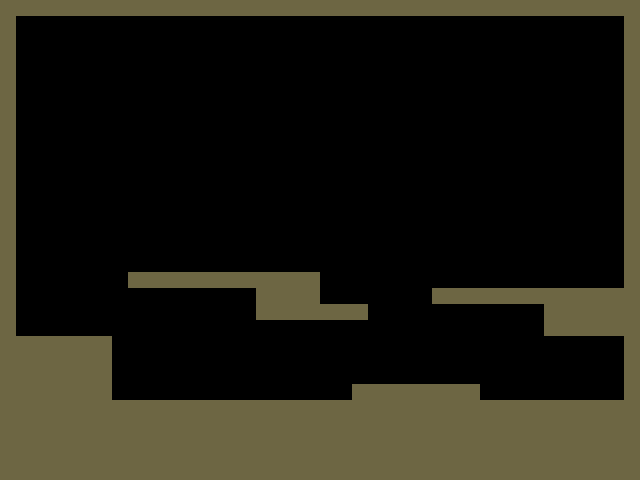

This game map was drawn from its Tiled (.tmx) file and the tilesets committed beside it. A one-line description and the full map source follow:
An orthogonal 40x30 tile map with 16x16 px tiles, 2 tile layers (lava, main) and 4 objects (spawn, enemyspawn).

<map version="1.5" tiledversion="1.7.2" orientation="orthogonal" renderorder="right-down" width="40" height="30" tilewidth="16" tileheight="16" infinite="0" nextlayerid="6" nextobjectid="28">
 <tileset firstgid="1" name="tileset" tilewidth="16" tileheight="16" tilecount="6" columns="2">
  <image source="tileset.png" width="32" height="48" />
  <tile id="0">
   <objectgroup draworder="index">
    <object id="1" x="0" y="0" width="16" height="16" />
   </objectgroup>
  </tile>
  <tile id="2">
   <properties>
    <property name="nez:isOneWayPlatform" type="bool" value="true" />
   </properties>
   <objectgroup draworder="index">
    <object id="1" x="0" y="0">
     <polygon points="0,0 0,16 16,16" />
    </object>
   </objectgroup>
  </tile>
  <tile id="3">
   <properties>
    <property name="nez:isSlope" type="bool" value="true" />
    <property name="nez:slopeTopLeft" type="int" value="0" />
    <property name="nez:slopeTopRight" type="int" value="15" />
   </properties>
  </tile>
 </tileset>
 <layer id="5" name="lava" width="40" height="30">
  <data encoding="csv">
0,0,0,0,0,0,0,0,0,0,0,0,0,0,0,0,0,0,0,0,0,0,0,0,0,0,0,0,0,0,0,0,0,0,0,0,0,0,0,0,
0,0,0,0,0,0,0,0,0,0,0,0,0,0,0,0,0,0,0,0,0,0,0,0,0,0,0,0,0,0,0,0,0,0,0,0,0,0,0,0,
0,0,0,0,0,0,0,0,0,0,0,0,0,0,0,0,0,0,0,0,0,0,0,0,0,0,0,0,0,0,0,0,0,0,0,0,0,0,0,0,
0,0,0,0,0,0,0,0,0,0,0,0,0,0,0,0,0,0,0,0,0,0,0,0,0,0,0,0,0,0,0,0,0,0,0,0,0,0,0,0,
0,0,0,0,0,0,0,0,0,0,0,0,0,0,0,0,0,0,0,0,0,0,0,0,0,0,0,0,0,0,0,0,0,0,0,0,0,0,0,0,
0,0,0,0,0,0,0,0,0,0,0,0,0,0,0,0,0,0,0,0,0,0,0,0,0,0,0,0,0,0,0,0,0,0,0,0,0,0,0,0,
0,0,0,0,0,0,0,0,0,0,0,0,0,0,0,0,0,0,0,0,0,0,0,0,0,0,0,0,0,0,0,0,0,0,0,0,0,0,0,0,
0,0,0,0,0,0,0,0,0,0,0,0,0,0,0,0,0,0,0,0,0,0,0,0,0,0,0,0,0,0,0,0,0,0,0,0,0,0,0,0,
0,0,0,0,0,0,0,0,0,0,0,0,0,0,0,0,0,0,0,0,0,0,0,0,0,0,0,0,0,0,0,0,0,0,0,0,0,0,0,0,
0,0,0,0,0,0,0,0,0,0,0,0,0,0,0,0,0,0,0,0,0,0,0,0,0,0,0,0,0,0,0,0,0,0,0,0,0,0,0,0,
0,0,0,0,0,0,0,0,0,0,0,0,0,0,0,0,0,0,0,0,0,0,0,0,0,0,0,0,0,0,0,0,0,0,0,0,0,0,0,0,
0,0,0,0,0,0,0,0,0,0,0,0,0,0,0,0,0,0,0,0,0,0,0,0,0,0,0,0,0,0,0,0,0,0,0,0,0,0,0,0,
0,0,0,0,0,0,0,0,0,0,0,0,0,0,0,0,0,0,0,0,0,0,0,0,0,0,0,0,0,0,0,0,0,0,0,0,0,0,0,0,
0,0,0,0,0,0,0,0,0,0,0,0,0,0,0,0,0,0,0,0,0,0,0,0,0,0,0,0,0,0,0,0,0,0,0,0,0,0,0,0,
0,0,0,0,0,0,0,0,0,0,0,0,0,0,0,0,0,0,0,0,0,0,0,0,0,0,0,0,0,0,0,0,0,0,0,0,0,0,0,0,
0,0,0,0,0,0,0,0,0,0,0,0,0,0,0,0,0,0,0,0,0,0,0,0,0,0,0,0,0,0,0,0,0,0,0,0,0,0,0,0,
0,0,0,0,0,0,0,0,0,0,0,0,0,0,0,0,0,0,0,0,0,0,0,0,0,0,0,0,0,0,0,0,0,0,0,0,0,0,0,0,
0,0,0,0,0,0,0,0,0,0,0,0,0,0,0,0,0,0,0,0,0,0,0,0,0,0,0,0,0,0,0,0,0,0,0,0,0,0,0,0,
0,0,0,0,0,0,0,0,0,0,0,0,0,0,0,0,0,0,0,0,0,0,0,0,0,0,0,0,0,0,0,0,0,0,0,0,0,0,0,0,
0,0,0,0,0,0,0,0,0,0,0,0,0,0,0,0,0,0,0,0,0,0,0,0,0,0,0,0,0,0,0,0,0,0,0,0,0,0,0,0,
0,0,0,0,0,0,0,0,0,0,0,0,0,0,0,0,0,0,0,0,0,0,0,0,0,0,0,0,0,0,0,0,0,0,0,0,0,0,0,0,
0,0,0,0,0,0,0,0,0,0,0,0,0,0,0,0,0,0,0,0,0,0,0,0,0,0,0,0,0,0,0,0,0,0,0,0,0,0,0,0,
0,0,0,0,0,0,0,0,0,0,0,0,0,0,0,0,0,0,0,0,0,0,0,0,0,0,0,0,0,0,0,0,0,0,0,0,0,0,0,0,
0,0,0,0,0,0,0,0,0,0,0,0,0,0,0,0,0,0,0,0,0,0,0,0,0,0,0,0,0,0,0,0,0,0,0,0,0,0,0,0,
0,0,0,0,0,0,0,0,0,0,0,0,0,0,0,0,0,0,0,0,0,0,0,0,0,0,0,0,0,0,0,0,0,0,0,0,0,0,0,0,
0,0,0,0,0,0,0,5,5,5,5,5,5,5,5,5,5,5,5,5,5,5,0,0,0,0,0,0,0,0,5,5,5,5,5,5,5,5,5,0,
0,0,0,0,0,0,0,0,5,5,5,5,5,5,5,5,5,5,5,5,5,0,0,0,0,0,0,0,0,0,5,5,5,5,5,5,5,5,5,0,
0,0,0,0,0,0,0,0,0,5,5,5,5,5,5,5,5,5,5,5,0,0,0,0,0,0,0,0,0,0,5,5,5,5,5,5,5,5,5,0,
0,0,0,0,0,0,0,0,0,0,5,5,5,5,5,5,5,5,5,0,0,0,0,0,0,0,0,0,0,0,5,5,5,5,5,5,5,5,5,0,
0,0,0,0,0,0,0,0,0,0,0,0,0,0,0,0,0,0,0,0,0,0,0,0,0,0,0,0,0,0,0,0,0,0,0,0,0,0,0,0
</data>
 </layer>
 <layer id="1" name="main" width="40" height="30">
  <data encoding="csv">
1,1,1,1,1,1,1,1,1,1,1,1,1,1,1,1,1,1,1,1,1,1,1,1,1,1,1,1,1,1,1,1,1,1,1,1,1,1,1,1,
1,0,0,0,0,0,0,0,0,0,0,0,0,0,0,0,0,0,0,0,0,0,0,0,0,0,0,0,0,0,0,0,0,0,0,0,0,0,0,1,
1,0,0,0,0,0,0,0,0,0,0,0,0,0,0,0,0,0,0,0,0,0,0,0,0,0,0,0,0,0,0,0,0,0,0,0,0,0,0,1,
1,0,0,0,0,0,0,0,0,0,0,0,0,0,0,0,0,0,0,0,0,0,0,0,0,0,0,0,0,0,0,0,0,0,0,0,0,0,0,1,
1,0,0,0,0,0,0,0,0,0,0,0,0,0,0,0,0,0,0,0,0,0,0,0,0,0,0,0,0,0,0,0,0,0,0,0,0,0,0,1,
1,0,0,0,0,0,0,0,0,0,0,0,0,0,0,0,0,0,0,0,0,0,0,0,0,0,0,0,0,0,0,0,0,0,0,0,0,0,0,1,
1,0,0,0,0,0,0,0,0,0,0,0,0,0,0,0,0,0,0,0,0,0,0,0,0,0,0,0,0,0,0,0,0,0,0,0,0,0,0,1,
1,0,0,0,0,0,0,0,0,0,0,0,0,0,0,0,0,0,0,0,0,0,0,0,0,0,0,0,0,0,0,0,0,0,0,0,0,0,0,1,
1,0,0,0,0,0,0,0,0,0,0,0,0,0,0,0,0,0,0,0,0,0,0,0,0,0,0,0,0,0,0,0,0,0,0,0,0,0,0,1,
1,0,0,0,0,0,0,0,0,0,0,0,0,0,0,0,0,0,0,0,0,0,0,0,0,0,0,0,0,0,0,0,0,0,0,0,0,0,0,1,
1,0,0,0,0,0,0,0,0,0,0,0,0,0,0,0,0,0,0,0,0,0,0,0,0,0,0,0,0,0,0,0,0,0,0,0,0,0,0,1,
1,0,0,0,0,0,0,0,0,0,0,0,0,0,0,0,0,0,0,0,0,0,0,0,0,0,0,0,0,0,0,0,0,0,0,0,0,0,0,1,
1,0,0,0,0,0,0,0,0,0,0,0,0,0,0,0,0,0,0,0,0,0,0,0,0,0,0,0,0,0,0,0,0,0,0,0,0,0,0,1,
1,0,0,0,0,0,0,0,0,0,0,0,0,0,0,0,0,0,0,0,0,0,0,0,0,0,0,0,0,0,0,0,0,0,0,0,0,0,0,1,
1,0,0,0,0,0,0,0,0,0,0,0,0,0,0,0,0,0,0,0,0,0,0,0,0,0,0,0,0,0,0,0,0,0,0,0,0,0,0,1,
1,0,0,0,0,0,0,0,0,0,0,0,0,0,0,0,0,0,0,0,0,0,0,0,0,0,0,0,0,0,0,0,0,0,0,0,0,0,0,1,
1,0,0,0,0,0,0,0,0,0,0,0,0,0,0,0,0,0,0,0,0,0,0,0,0,0,0,0,0,0,0,0,0,0,0,0,0,0,0,1,
1,0,0,0,0,0,0,0,3,3,3,3,3,3,3,3,1,1,1,1,0,0,0,0,0,0,0,0,0,0,0,0,0,0,0,0,0,0,0,1,
1,0,0,0,0,0,0,0,0,0,0,0,0,0,0,0,1,1,1,1,0,0,0,0,0,0,0,3,3,3,3,3,3,3,1,1,1,1,1,1,
1,0,0,0,0,0,0,0,0,0,0,0,0,0,0,0,1,1,1,1,3,3,3,0,0,0,0,0,0,0,0,0,0,0,1,1,1,1,1,1,
1,0,0,0,0,0,0,0,0,0,0,0,0,0,0,0,0,0,0,0,0,0,0,0,0,0,0,0,0,0,0,0,0,0,1,1,1,1,1,1,
1,1,1,1,1,1,1,0,0,0,0,0,0,0,0,0,0,0,0,0,0,0,0,0,0,0,0,0,0,0,0,0,0,0,0,0,0,0,0,1,
1,1,1,1,1,1,1,0,0,0,0,0,0,0,0,0,0,0,0,0,0,0,0,0,0,0,0,0,0,0,0,0,0,0,0,0,0,0,0,1,
1,1,1,1,1,1,1,0,0,0,0,0,0,0,0,0,0,0,0,0,0,0,0,0,0,0,0,0,0,0,0,0,0,0,0,0,0,0,0,1,
1,1,1,1,1,1,1,0,0,0,0,0,0,0,0,0,0,0,0,0,0,0,2147483652,1,1,1,1,1,1,1,0,0,0,0,0,0,0,0,0,1,
1,1,1,1,1,1,1,4,0,0,0,0,0,0,0,0,0,0,0,0,0,2147483652,1,1,1,1,1,1,1,1,0,0,0,0,0,0,0,0,0,1,
1,1,1,1,1,1,1,1,4,0,0,0,0,0,0,0,0,0,0,0,2147483652,1,1,1,1,1,1,1,1,1,0,0,0,0,0,0,0,0,0,1,
1,1,1,1,1,1,1,1,1,4,0,0,0,0,0,0,0,0,0,2147483652,1,1,1,1,1,1,1,1,1,1,0,0,0,0,0,0,0,0,0,1,
1,1,1,1,1,1,1,1,1,1,4,0,0,0,0,0,0,0,2147483652,1,1,1,1,1,1,1,1,1,1,1,0,0,0,0,0,0,0,0,0,1,
1,1,1,1,1,1,1,1,1,1,1,1,1,1,1,1,1,1,1,1,1,1,1,1,1,1,1,1,1,1,1,1,1,1,1,1,1,1,1,1
</data>
 </layer>
 <objectgroup id="2" name="objects">
  <object id="6" name="spawn" x="48.4346" y="240.503" width="14.8796" height="14.8796" />
 </objectgroup>
 <objectgroup id="3" name="enemies">
  <object id="7" name="enemyspawn" x="200" y="240" />
 </objectgroup>
</map>